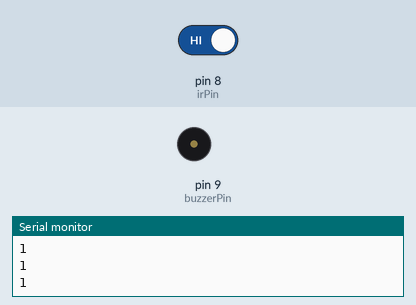
A sketch run on a simulated Arduino Uno, built with avr-gcc and run on an emulated ATmega328P. Shown: buzzer (waves = sounding, pin HIGH), the last lines printed to the serial monitor. The inputs (shaded band) are chosen by the test bench; at power-on: pin 8 (irPin) HIGH.

Above: at 3.2 s.
3.3 s: pin 8 (irPin) driven LOW
At 4.5 s:
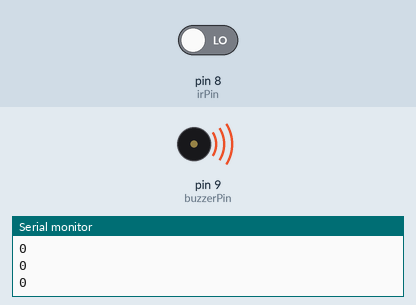
4.8 s: pin 8 (irPin) driven HIGH
At 6.0 s:
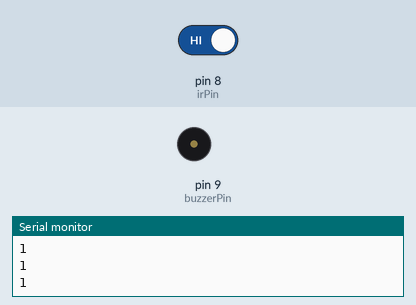
Timing chart, 0 to 7.8 s (numbered marks = the images above; inputs shaded):
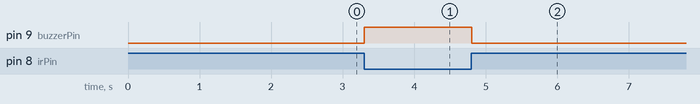

The sketch:

G9s5_Home_secuirty.ino
```cpp
int irPin = 8;
int buzzerPin = 9;

int baselineState;   // Pehle se rakhe object ki state store hogi

void setup() {
  pinMode(irPin, INPUT);
  pinMode(buzzerPin, OUTPUT);
  Serial.begin(9600);

  delay(2000);   // IR sensor ko stable hone ka time

  baselineState = digitalRead(irPin);  // Store initial object reading
  Serial.print("Baseline: ");
  Serial.println(baselineState);
}

void loop() {
  int currentState = digitalRead(irPin);
  Serial.println(currentState);

  // Agar extra object aata hai → IR ka reading change hoga
  if (currentState != baselineState) {
    digitalWrite(buzzerPin, HIGH);   // Alarm ON
  } else {
    digitalWrite(buzzerPin, LOW);    // Alarm OFF
  }

  delay(50);
}
```

Measured:
- after the input at 3.3 s, pin 9 (buzzerPin): LOW → HIGH at once
- after the input at 4.8 s, pin 9 (buzzerPin): HIGH → LOW at once
